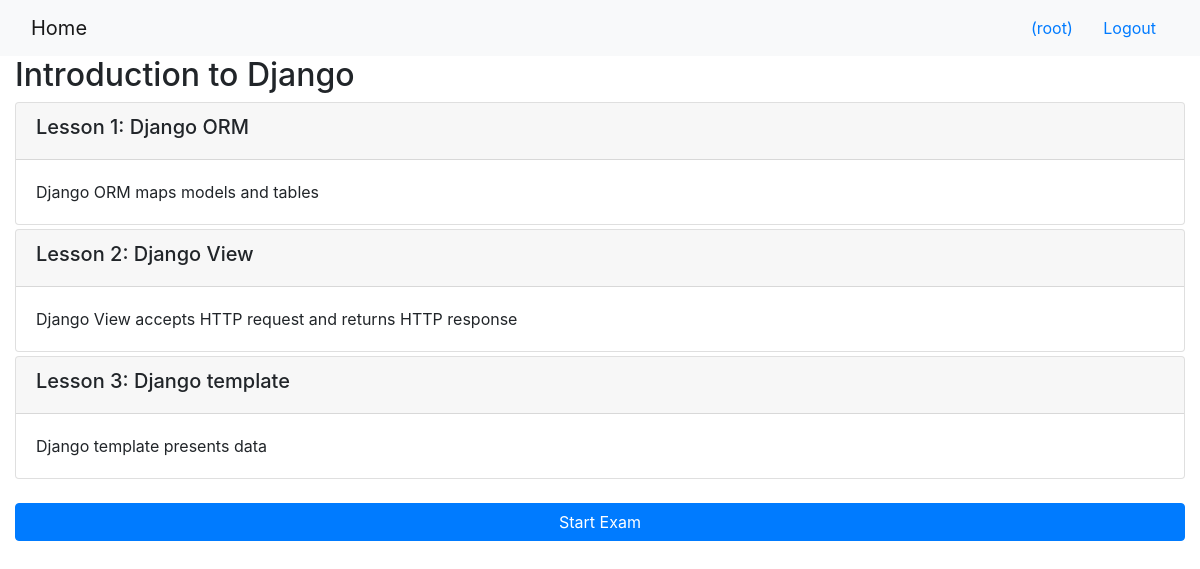
/onlinecourse/1/ (signed in), run on the app's committed database.
### onlinecourse/models.py (models this page shows, shortened)
class Course(models.Model):
    name = models.CharField(null=False, max_length=30, default='online course')
    image = models.ImageField(upload_to='course_images/')
    description = models.CharField(max_length=1000)
    pub_date = models.DateField(null=True)
    instructors = models.ManyToManyField(Instructor)
    users = models.ManyToManyField(settings.AUTH_USER_MODEL, through='Enrollment')
    total_enrollment = models.IntegerField(default=0)
    is_enrolled = False

class Lesson(models.Model):
    title = models.CharField(max_length=200, default="title")
    order = models.IntegerField(default=0)
    course = models.ForeignKey(Course, on_delete=models.CASCADE)
    content = models.TextField()

### onlinecourse/views.py (the view)
# urls.py: path('<int:pk>/', views.CourseDetailView.as_view(), name='course_details'),
class CourseDetailView(generic.DetailView):
    model = Course
    template_name = 'onlinecourse/course_detail_bootstrap.html'

### onlinecourse/templates/onlinecourse/course_detail_bootstrap.html (shortened to what this page needs)
<!DOCTYPE html>
<html lang="en">
<head>
     {% load static %}
    <link rel="stylesheet" href="https://maxcdn.bootstrapcdn.com/bootstrap/4.5.2/css/bootstrap.min.css">
</head>
<body>
    <nav class="navbar navbar-light bg-light">
        <div class="container-fluid">
            <div class="navbar-header">
                  <a class="navbar-brand" href="{% url 'onlinecourse:index' %}">Home</a>
            </div>
            <ul class="nav navbar-nav navbar-right">
                {% if user.is_authenticated %}
                <li>
                    <a class="btn btn-link" href="#">{{ user.first_name }}({{ user.username }})</a>
                    <a class="btn btn-link" href="{% url 'onlinecourse:logout' %}">Logout</a>
                </li>
                {% endif %}
            </ul>
        </div>
    </nav>
    <div class="container-fluid">
            <h2>{{ course.name }}</h2>
            <div class="card-columns-vertical">
                {% for lesson in course.lesson_set.all %}
                    <div class="card mt-1">
                        <div class="card-header"><h5>Lesson {{lesson.order|add:1}}: {{lesson.title}}</h5></div>
                        <div class="card-body">{{lesson.content}}</div>
                    </div>
                {% endfor %}
            </div>
            {% if user.is_authenticated %}
            <button class="btn btn-primary btn-block" type="button" data-toggle="collapse" data-target="#exam">Start Exam</button>
            {% endif %}
    </div>
</body>
</html>

### data on the page
Course: name "Introduction to Django"
Lesson: order|add "1", title "Django ORM", content "Django ORM maps models and tables"
Lesson: order|add "2", title "Django View", content "Django View accepts HTTP request and returns HTTP response"
Lesson: order|add "3", title "Django template", content "Django template presents data"

### other printed values
{{ user.username }} "root"
